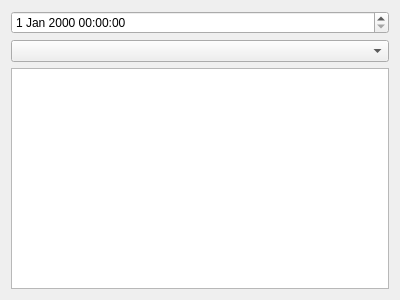
<?xml version="1.0" encoding="UTF-8"?>
<ui version="4.0">
 <class>Form</class>
 <widget class="QWidget" name="Form">
  <property name="geometry">
   <rect>
    <x>0</x>
    <y>0</y>
    <width>400</width>
    <height>300</height>
   </rect>
  </property>
  <property name="windowTitle">
   <string>Form</string>
  </property>
  <layout class="QVBoxLayout" name="verticalLayout">
   <item>
    <widget class="QDateTimeEdit" name="dateTimeEdit_datetimeobservation"/>
   </item>
   <item>
    <widget class="QComboBox" name="comboBox_fichetype"/>
   </item>
   <item>
    <widget class="QTableWidget" name="tableWidget"/>
   </item>
  </layout>
 </widget>
 <resources/>
 <connections/>
</ui>
